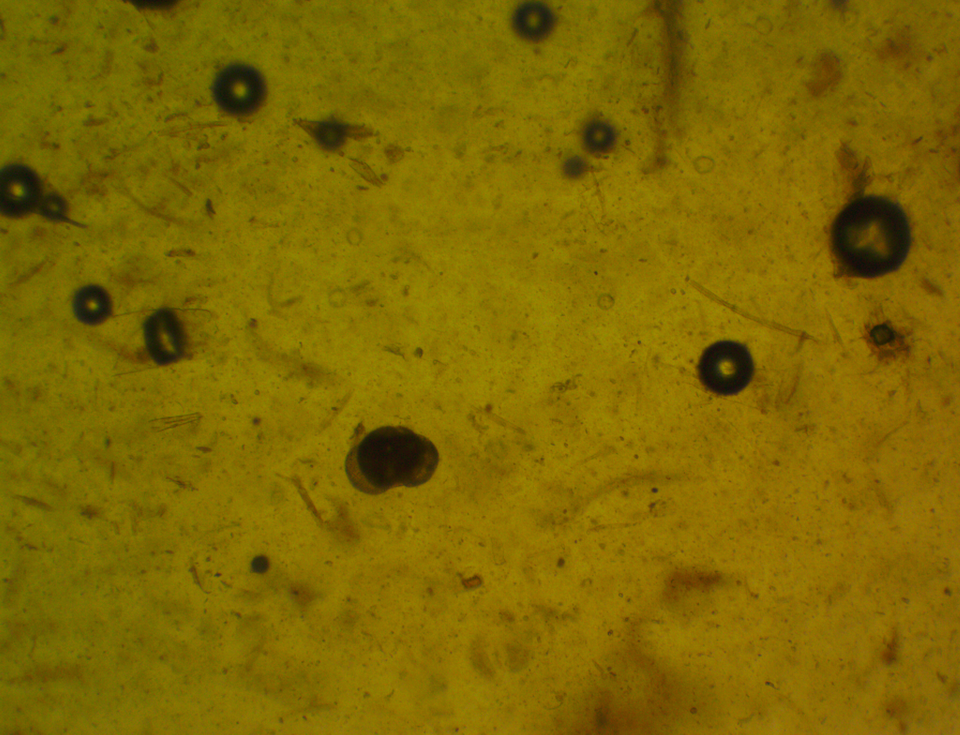
#> input picture images/boys/20240515/24-05-15-22-08-26.tif, 960 x 735 px, shrunk from 1792 x 1372 before the run; its folder holds only this picture in this run
$ python detect_blur.py --images ../../images/boys/20240515   (older library calls are emulated)
#> lines starting #> are read from the running program, lines starting #| are printed output that depends on the picture; after the words box and inside, x2 and y2 are one past the last pixel; in counts of white or black regions, pixels touching at a corner belong together
# USAGE
# python detect_blur.py --images images

# import the necessary packages
from imutils import paths
import argparse
import cv2


def variance_of_laplacian(image):
	return cv2.Laplacian(image, cv2.CV_64F).var()


# construct the argument parse and parse the arguments
ap = argparse.ArgumentParser()
ap.add_argument("-i", "--images", required=True,
	help="path to input directory of images")
ap.add_argument("-t", "--threshold", type=float, default=100.0,
	help="focus measures that fall below this value will be considered 'blurry'")
args = vars(ap.parse_args())

# loop over the input images
for imagePath in paths.list_images(args["images"]):
	# load the image, convert it to grayscale, and compute the
	# focus measure of the image using the Variance of Laplacian
	# method
	image = cv2.imread(imagePath)
#> image is the input picture: shape (735, 960, 3); mean B, G, R 2.1, 104, 126.8
	gray = cv2.cvtColor(image, cv2.COLOR_BGR2GRAY)
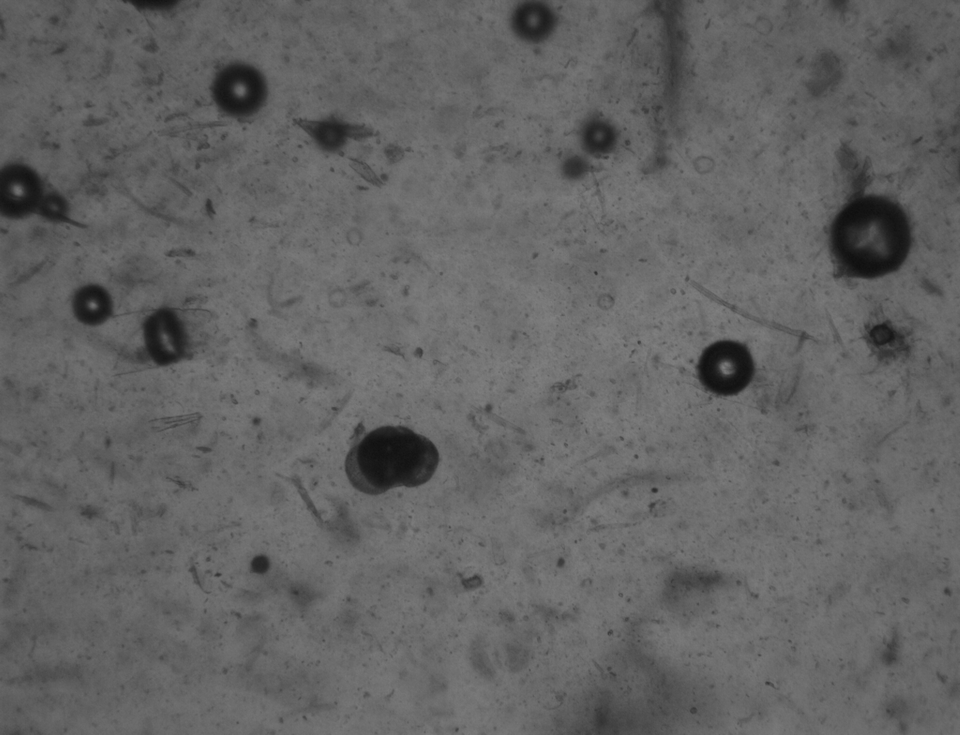
#> gray: shape (735, 960); min 15, max 129, mean 99.2
	fm = variance_of_laplacian(gray)
#> fm = 37.05
	text = "Not Blurry"

	# if the focus measure is less than the supplied threshold,
	# then the image should be considered "blurry"
	if fm < args["threshold"]:
		text = "Blurry"

	# show the image
	cv2.putText(image, "{}: {:.2f}".format(text, fm), (10, 30),
		cv2.FONT_HERSHEY_SIMPLEX, 0.8, (0, 0, 255), 3)
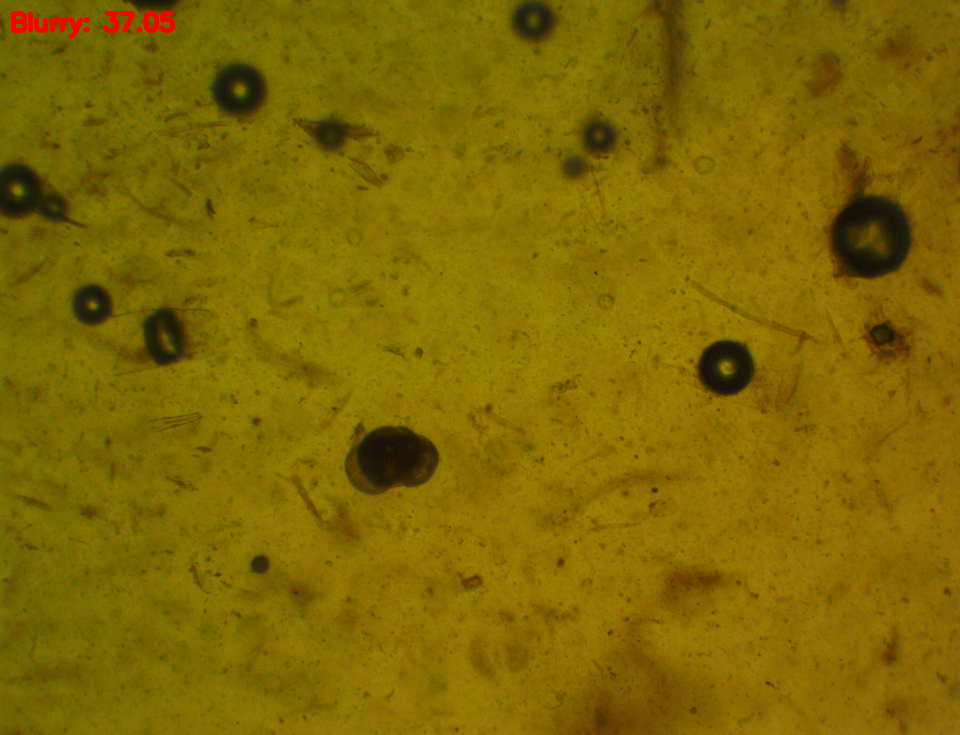
#> image: shape (735, 960, 3); 0.25% of pixels changed, all inside (x1, y1, x2, y2) = (11, 11, 175, 39)
	cv2.imshow("Image", image)
	key = cv2.waitKey(0)
#> (key Esc is pressed here)

$ run again, on images/mr friendly/20240528/24-05-28-20-12-01.jpg
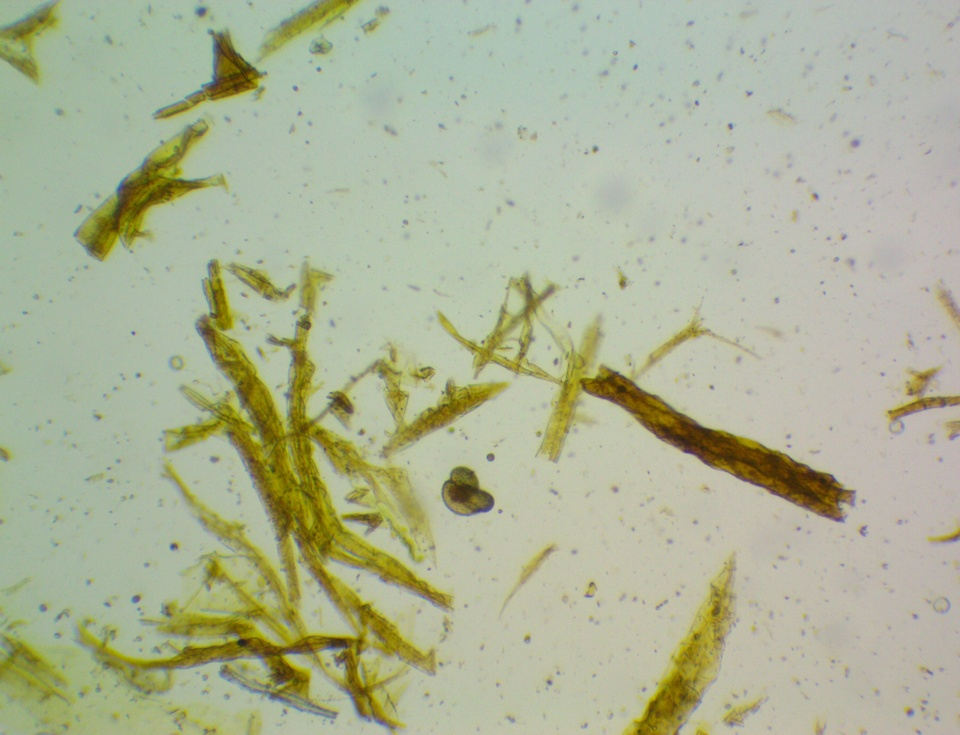
#> input picture images/mr friendly/20240528/24-05-28-20-12-01.jpg, 960 x 735 px, shrunk from 1792 x 1372 before the run
#> image is the input picture: shape (735, 960, 3); mean B, G, R 150.1, 178.9, 173.1
#> `gray = cv2.cvtColor(image, cv2.COLOR_BGR2GRAY)`:
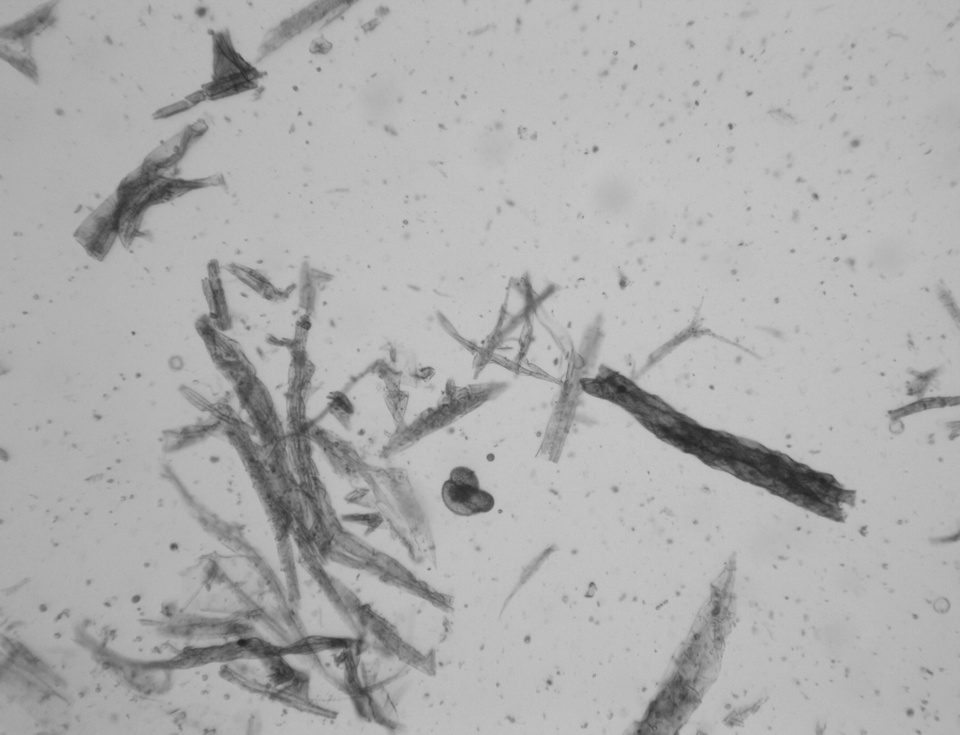
#> gray: shape (735, 960); min 33, max 199, mean 173.8
#> fm = 42.86
#> `cv2.putText(image, "{}: {:.2f}".format(text, fm), (10, 30), cv2.FONT_H..`:
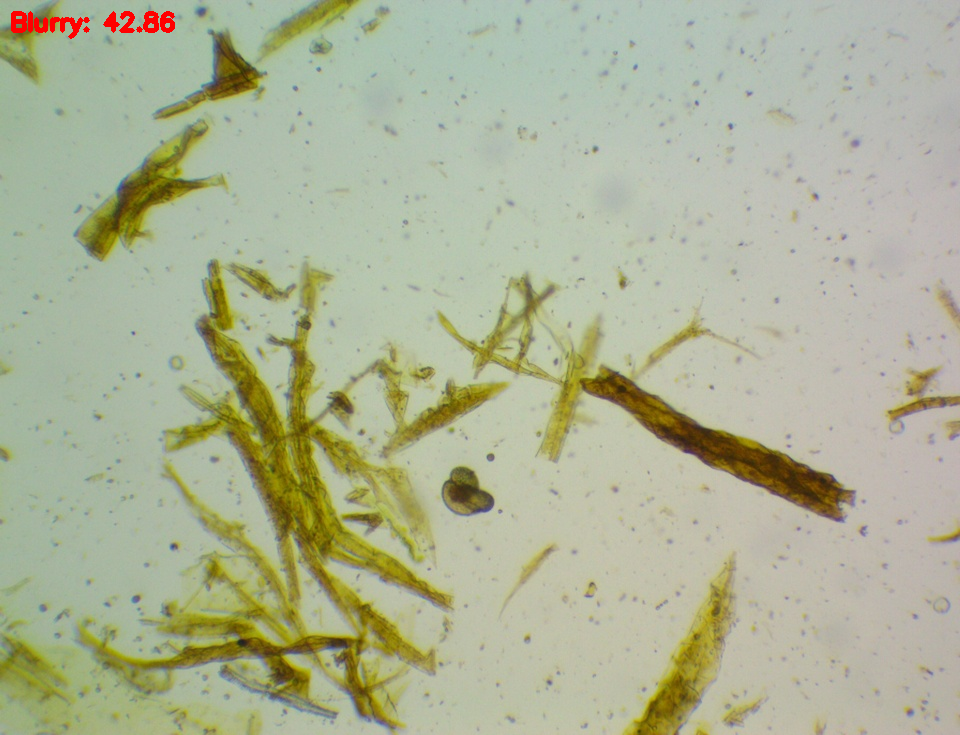
#> image: shape (735, 960, 3); 0.26% of pixels changed, all inside (x1, y1, x2, y2) = (11, 11, 175, 39)

$ run again, on images/boys/20240515/24-05-15-22-08-49.tif
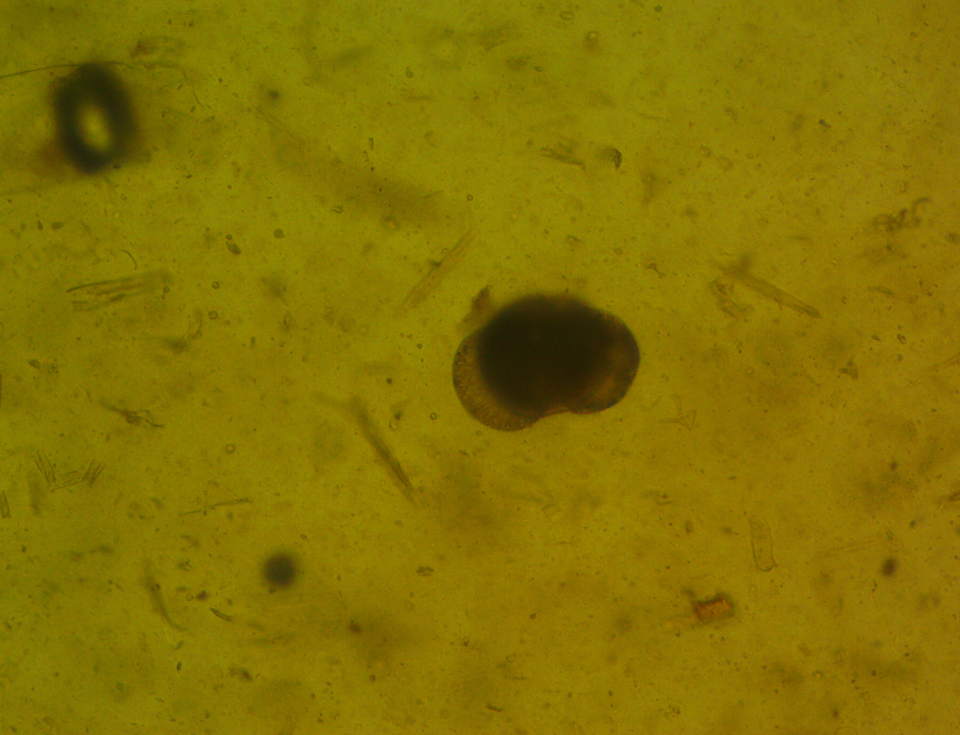
#> input picture images/boys/20240515/24-05-15-22-08-49.tif, 960 x 735 px, shrunk from 1792 x 1372 before the run
#> image is the input picture: shape (735, 960, 3); mean B, G, R 2.2, 115, 133.3
#> `gray = cv2.cvtColor(image, cv2.COLOR_BGR2GRAY)`:
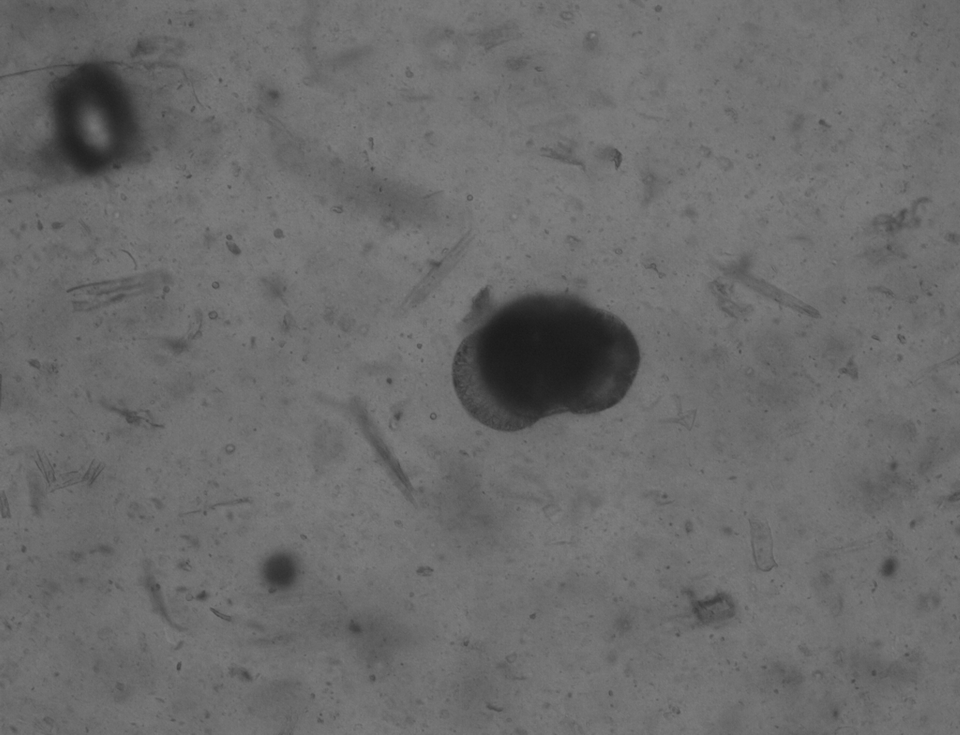
#> gray: shape (735, 960); min 26, max 133, mean 107.6
#> fm = 32.95
#> `cv2.putText(image, "{}: {:.2f}".format(text, fm), (10, 30), cv2.FONT_H..`:
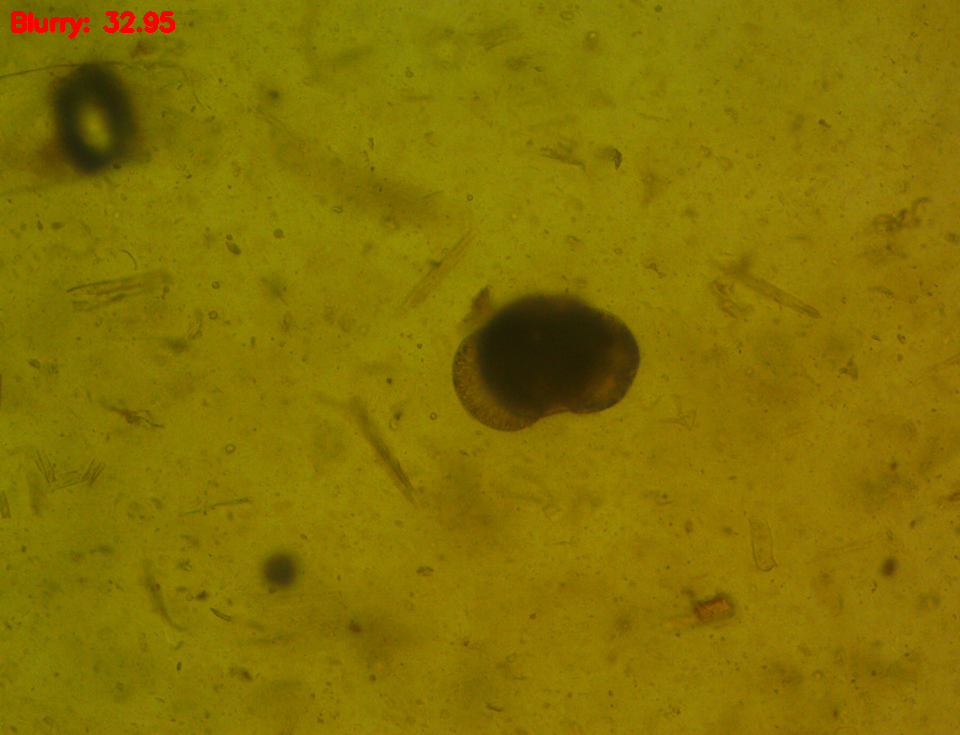
#> image: shape (735, 960, 3); 0.26% of pixels changed, all inside (x1, y1, x2, y2) = (11, 11, 175, 39)
